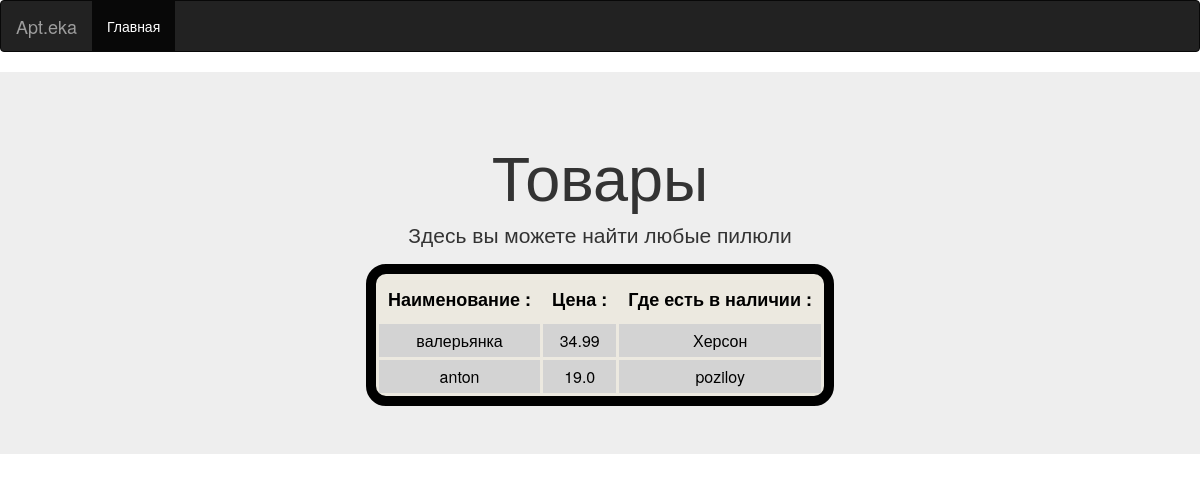
Page /poisk on the earlier database version.
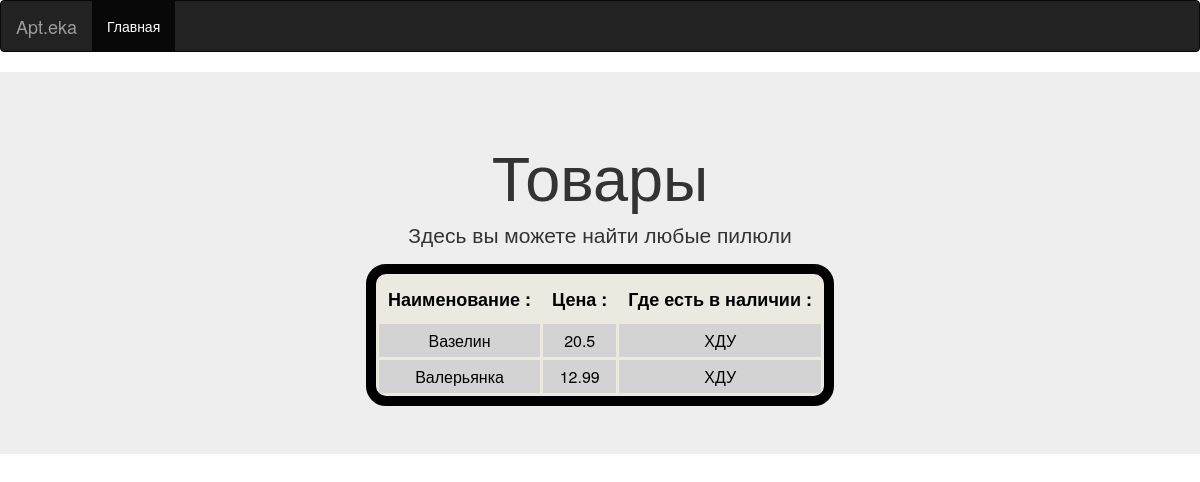
Same page on the later database version.
### mainpage/models.py (models this page shows, shortened)
class Product(models.Model):
    name = models.CharField(max_length=100)
    price = models.FloatField(default=0)
    location = models.CharField(max_length=70)
    goods = models.Manager()
    class Meta:
        db_table = 'Product'

### mainpage/views.py (the view)
# urls.py: url(r'^poisk', views.poisk, name ='poisk'),
def poisk(request):
      a = Product.goods.all()
      return render(request, 'mainpage/poisk.html', {"a": a})

### mainpage/templates/mainpage/poisk.html (shortened to what this page needs)
</html>
<!DOCTYPE html>
<html lang="en">
<head>
  <nav class="navbar navbar-inverse">
  <div class="container-fluid">
    <div class="navbar-header">
      <a class="navbar-brand" href="/">Apt.eka</a>
    </div>
    <div class="collapse navbar-collapse" id="myNavbar">
      <ul class="nav navbar-nav">
        <li class="active"><a href="/">Главная</a></li>
      </ul>
    </div>
  </div>
</nav>
    {% load staticfiles %}
  <link rel="stylesheet" href="https://maxcdn.bootstrapcdn.com/bootstrap/3.3.7/css/bootstrap.min.css">
</head>
<body>
  <link rel="stylesheet" href="https://maxcdn.bootstrapcdn.com/bootstrap/3.3.7/css/bootstrap.min.css">
<div class="jumbotron">
  <div class="container text-center">
    <h1>Товары</h1>
    <p>Здесь вы можете найти любые пилюли</p>
  <div class="container">
{% if a.count > 0 %}
    <table align="center">
        <tr><th>Наименование : </th>
            <th>Цена : </th>
            <th>Где есть в наличии : </th>
        </tr>
        {% for Product in a %}
        <tr>
            <td>{{ Product.name }}</td>
            <td>{{ Product.price }}</td>
            <td>{{ Product.location }}</td>
        </tr>
        {% endfor %}
    </table>
    {% endif %}
</body>
</html>

### mainpage/templates/mainpage/poisk.html (style rules this page uses)
.navbar { margin-bottom: 50px; border-radius: 0; }
.jumbotron { margin-bottom: 0; }
table { text-align: center; border-collapse: separate; border-spacing: 3px; background: #ECE9E0; color: #000000; border: 10px solid #000000; border-radius: 20px; }
th { font-size: 18px; padding: 9px; }
td { background: #d3d3d3; padding: 5px; }

Differences in the rows shown:
removed Product: name "anton", price "19.0", location "poziloy"
changed Product: name "валерьянка" → "Вазелин"; price "34.99" → "20.5"; location "Херсон" → "ХДУ"
added Product: name "Валерьянка", price "12.99", location "ХДУ"
